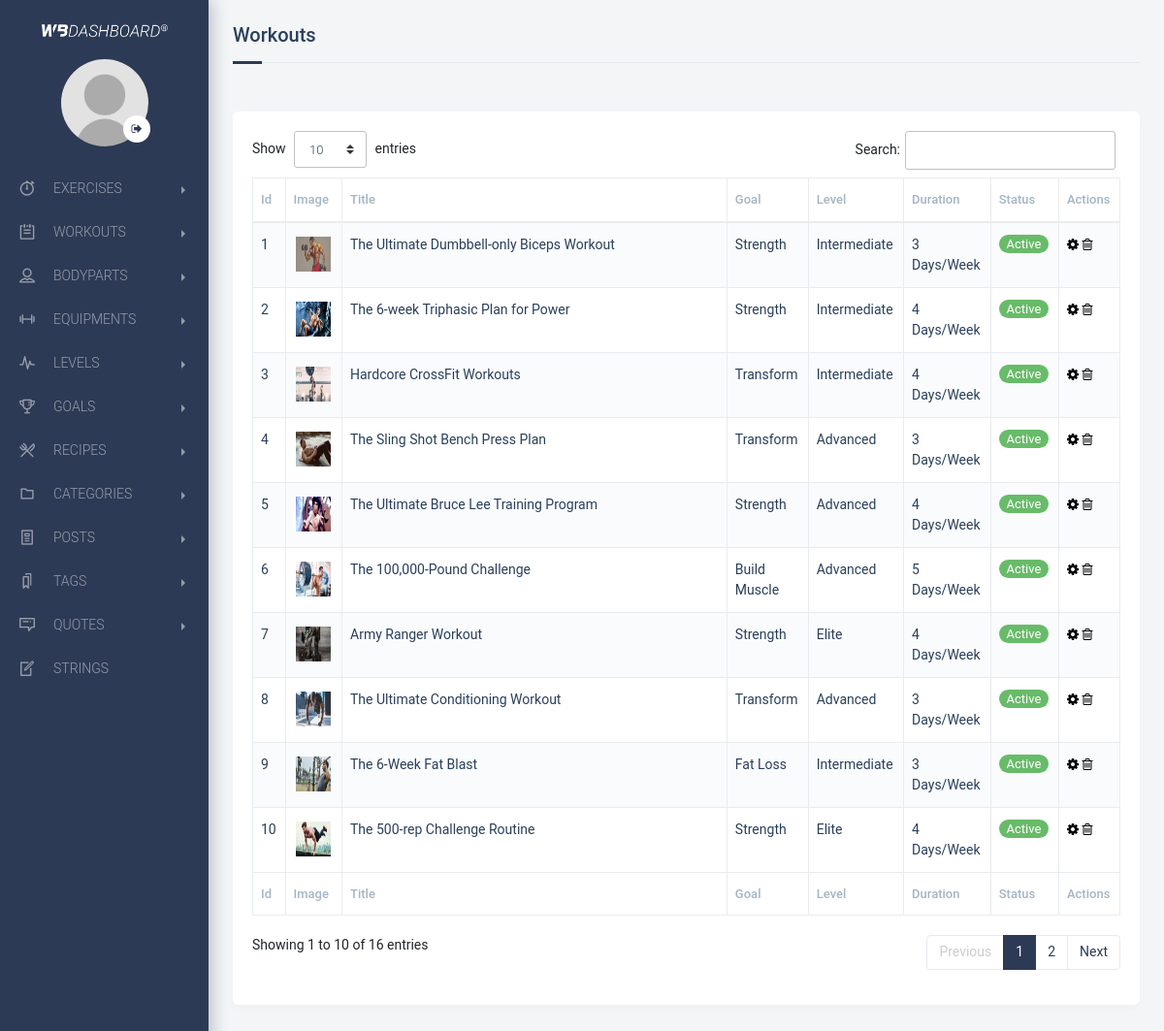
Page /backend/controller/workouts.php (signed in) on the committed database.
### tables this page shows
CREATE TABLE `workouts` (
  `workout_id` int(11) NOT NULL,
  `workout_title` varchar(150) NOT NULL,
  `workout_description` text NOT NULL,
  `workout_goal` int(11) NOT NULL,
  `workout_level` int(11) NOT NULL,
  `workout_duration` varchar(150) NOT NULL,
  `workout_status` varchar(11) NOT NULL,
  `workout_image` varchar(150) NOT NULL
);

CREATE TABLE `goals` (
  `goal_id` int(11) NOT NULL,
  `goal_title` varchar(150) NOT NULL,
  `goal_image` varchar(150) NOT NULL
);

CREATE TABLE `levels` (
  `level_id` int(11) NOT NULL,
  `level_title` varchar(50) NOT NULL,
  `level_description` text NOT NULL,
  `level_image` varchar(150) NOT NULL
);

### backend/admin/functions.php (called while the page is built, shortened)
<?php
function get_all_workouts($connect)
{
    $sentence = $connect->prepare("SELECT workouts.*,goals.goal_title AS goal_title, levels.level_title AS level_title FROM workouts,goals,levels WHERE workouts.workout_goal = goals.goal_id AND workouts.workout_level = levels.level_id ORDER BY workout_id DESC");
    $sentence->execute();
    return $sentence->fetchAll();
}
?>

### backend/views/workouts.view.php (the view, shortened to what this page needs)
<section class="page-container">
    <div class="page-content-wrapper">
 <div class="content sm-gutter">
            <div class="container-fluid padding-25 sm-padding-10">
                <div class="row">
                    <div class="col-12">
                        <div class="section-title">
                            <h5>Workouts</h5>
                        </div>
                    </div>
<div class="col-12">
                        <div class="block table-block mb-4" style="margin-top: 20px;">
                            <div class="row">
                                <div class="table-responsive">
<table id="table_id" class="table table-striped table-bordered" cellspacing="0" width="100%" style="border-radius: 5px;">
    <thead>
            <tr>
                <th>Id</th>
                <th>Image</th>
                <th>Title</th>
                <th>Goal</th>
                <th>Level</th>
                <th>Duration</th>
                <th>Status</th>
                <th>Actions</th>
            </tr>
        </thead>
        <tfoot>
            <tr>
                <th>Id</th>
                <th>Image</th>
                <th>Title</th>
                <th>Goal</th>
                <th>Level</th>
                <th>Duration</th>
                <th>Status</th>
                <th>Actions</th>
            </tr>
        </tfoot>
        <tbody>
        <?php foreach($workouts as $workout): ?>
            <tr>
              <td><?php echo $workout['workout_id']; ?></td>
                <td width="40px" align="center"><img src="../images/<?php echo $workout['workout_image']; ?>" style="width: 40px; height: 40px; padding: 2px;"></td>
                <td><div class="ellipsis" style="width: 370px"><?php echo $workout['workout_title']; ?></div></td>
                <td><?php echo $workout['goal_title']; ?></td>
                <td><?php echo $workout['level_title']; ?></td>
                <td><?php echo $workout['workout_duration']; ?></td>
                                <td class="status">
                    <?php
                    $status = $workout['workout_status'];
                    if ($status == 1) {
                        echo '<span class="badge badge-pill bg-success">Active</span>';
                    }else{
                        echo '<span class="badge badge-pill bg-warning">Inactive</span>';
                    }
                    ?>
                </td>
                <td>
                <a href="../controller/edit_workout.php?id=<?php echo $workout['workout_id']; ?>" style="font-size: 14px;color: #000000;"><i class="fa fa-cog"></i></a>
          <a onclick="alertdelete_<?php echo $workout['workout_id']; ?>();" style="cursor: pointer;font-size: 14px;color: #000000;"><i class="fa fa-trash-o"></i></a>
          </td>
            </tr>
        <?php endforeach; ?>
        </tbody>
</table>
</div>
</div>
</div>
</div>
</div>
</div>
</div>
</div>
</section>

### backend/assets/css/lightbox.css (style rules this page uses)
body:after { content: url(../files/close.png) url(../files/loading.gif) url(../files/prev.png) url(../files/next.png); display: none; }

### rows in the picture
workouts: workout_id "10", workout_image (picture), workout_title "The 500-rep Challenge Routine", workout_goal.goal_title "Strength", workout_level.level_title "Elite", workout_duration "4 Days/Week", workout_status "Active"
workouts: workout_id "9", workout_image (picture), workout_title "The 6-Week Fat Blast", workout_goal.goal_title "Fat Loss", workout_level.level_title "Intermediate", workout_duration "3 Days/Week", workout_status "Active"
workouts: workout_id "8", workout_image (picture), workout_title "The Ultimate Conditioning Workout", workout_goal.goal_title "Transform", workout_level.level_title "Advanced", workout_duration "3 Days/Week", workout_status "Active"
workouts: workout_id "7", workout_image (picture), workout_title "Army Ranger Workout", workout_goal.goal_title "Strength", workout_level.level_title "Elite", workout_duration "4 Days/Week", workout_status "Active"
workouts: workout_id "6", workout_image (picture), workout_title "The 100,000-Pound Challenge", workout_goal.goal_title "Build Muscle", workout_level.level_title "Advanced", workout_duration "5 Days/Week", workout_status "Active"
workouts: workout_id "5", workout_image (picture), workout_title "The Ultimate Bruce Lee Training Program", workout_goal.goal_title "Strength", workout_level.level_title "Advanced", workout_duration "4 Days/Week", workout_status "Active"
workouts: workout_id "4", workout_image (picture), workout_title "The Sling Shot Bench Press Plan", workout_goal.goal_title "Transform", workout_level.level_title "Advanced", workout_duration "3 Days/Week", workout_status "Active"
workouts: workout_id "3", workout_image (picture), workout_title "Hardcore CrossFit Workouts", workout_goal.goal_title "Transform", workout_level.level_title "Intermediate", workout_duration "4 Days/Week", workout_status "Active"
workouts: workout_id "2", workout_image (picture), workout_title "The 6-week Triphasic Plan for Power", workout_goal.goal_title "Strength", workout_level.level_title "Intermediate", workout_duration "4 Days/Week", workout_status "Active"
workouts: workout_id "1", workout_image (picture), workout_title "The Ultimate Dumbbell-only Biceps Workout", workout_goal.goal_title "Strength", workout_level.level_title "Intermediate", workout_duration "3 Days/Week", workout_status "Active"
